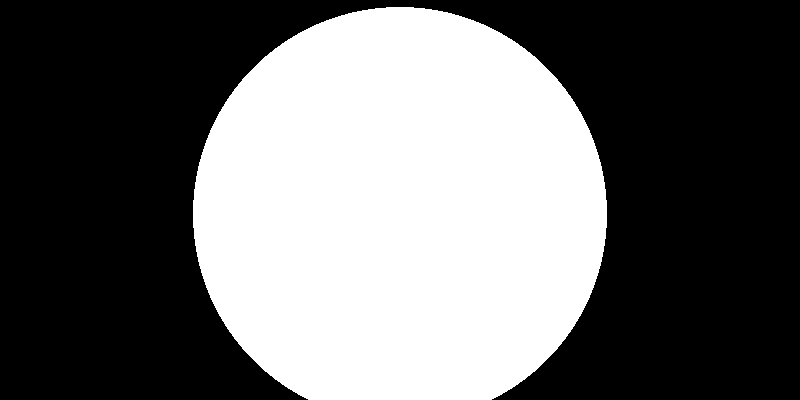
#> input picture PigeonOS_0.11_Development/Pigeon/pigeonAssets/nowPlayingCircle.png, 800 x 400 px
$ python -i status_bar.py   (imports and definitions only)
#> lines starting #> are read from the running program, lines starting #| are printed output that depends on the picture; after the words box and inside, x2 and y2 are one past the last pixel; in counts of white or black regions, pixels touching at a corner belong together
"""Composite status bar: one continuous black pill, bar-shaped hole, then labels, then the bar (on top).

The black strip is a **single** unbroken capsule (e.g. cols 3–17). A hole matching the progress
bar’s pill mask (same geometry as :func:`pill_alpha_mask`) is punched through it so the backdrop
shows there; the semi-transparent bar draws on top in the same footprint.

The bar track is ~60% gray. Progress fill uses the settings UI color (color page);
backdrop sampling remains available as a fallback accent for other chrome.
"""

from __future__ import annotations

from dataclasses import dataclass
from pathlib import Path
import time

import cv2
import numpy as np
from PIL import Image, ImageDraw, ImageFont

from pigeon.compositing import alpha_blend_bgra_over_bgr
from pigeon.design import DESIGN_H, DESIGN_W, GRID_COLS, GRID_ROWS
from pigeon.grid_overlay import overlay_grid_metrics
from pigeon.font_paths import resolve_digital7_font, resolve_ui_font_bold
from pigeon.image_ui_protocol import load_image_bgra
from pigeon.ui_pill import pill_alpha_mask

# ~60% luminance neutral (BGR).
_TRACK_GRAY_BGR = (153, 153, 153)

# Fallback accent when no backdrop (vivid orange, BGR).
_ACCENT_FALLBACK_BGR = (40, 140, 255)

# Progress track + fill alpha inside the pill mask (backdrop shows through; black strip does not).
_PROGRESS_BAR_OPACITY = 0.8

# 1-based overlay-grid column for the visible center of ``pigeonNowPlaying_Bar`` (debug grid).
_NOW_PLAYING_BAR_OVERLAY_CENTER_COL = 10.0

# Elapsed / remaining chrome (``pigeonNowPlayingTC_*``) — container + numerals share this alpha.
_NOW_PLAYING_TC_OPACITY = 0.7
# Digital-7 cap height passed to ``_font_for_pixel_height`` (legacy 24px, 10% smaller).
_NOW_PLAYING_TC_FONT_TARGET_PX = int(round(24 * 0.9))

# Elapsed pill fades before its opaque bounds would overlap the remaining pill (design px).
_ELAPSED_NEAR_REMAINING_GAP_PX = 18
_ELAPSED_CLEAR_REMAINING_GAP_PX = 30
_ELAPSED_FADE_DURATION_S = 1.25


# [76 lines left out: functions _visible_alpha_x_lr, _visible_alpha_ltrb, _layout_now_playing_bar_patch_xywh, design_now_playing_bar_rect, design_now_playing_bar_opaque_rect, not called in this run]


@dataclass(frozen=True)
class DesignPatch:
    x: int
    y: int
    w: int
    h: int
    bgra: np.ndarray
    # "default" | "wordmark" | "streaming_badge" | "receiver_audio" (playback overlay).
    layer: str = "default"


# [77 lines left out: functions sample_accent_bgr_from_backdrop, _punch_bar_shaped_hole_in_strip_bgra, _boost_accent_bgr, not called in this run]


class StatusBarWidget:
    """Asset-driven nowPlaying bar: elapsed tracks the bar fill boundary; remaining is flush-right."""

    # [76 lines left out: functions __init__, accent_bgr, _progress_fill_bgr, not called in this run]

    def clear_cache(self) -> None:
        self._cached_blits = None
        self._cached_sig = None

    # [17 lines left out: functions set_now_playing_chrome_visible, set_trt_substantive, not called in this run]

    @property
    def now_playing_chrome_visible(self) -> bool:
        return self._now_playing_chrome_visible

    @property
    def theater_dim_suppressed(self) -> bool:
        return self._theater_dim_suppressed

    # [62 lines left out: functions set_theater_dim_suppressed, set_accent_from_backdrop_bgr, set_timecodes, set_now_playing_display, _load_asset, not called in this run]

    def _anchor_bar_bottom_overlay_col_center(self, patch: np.ndarray) -> tuple[int, int, int, int]:
        """Bottom-anchored bar; **visible** center on the overlay debug grid column (1-based)."""
        return _layout_now_playing_bar_patch_xywh(patch)

    # [228 lines left out: functions _anchor_tc_patch_bottom_right_flush, _font_for_pixel_height, _text_patch, _elapsed_alpha, _update_elapsed_fade_for_remaining_gap, design_blits and 1 more, not called in this run]

>>> import cv2
>>> picture = cv2.imread('../../../pigeonAssets/nowPlayingCircle.png')
#> picture is the input picture: shape (400, 800, 3); 41.3% white; 1 white region, box (x1, y1, x2, y2) and area: (193, 7, 607, 400) 132132
>>> result = sample_accent_bgr_from_backdrop(picture)
#> in sample_accent_bgr_from_backdrop, `crop = bgr[ym:y1, xm:x1]`:
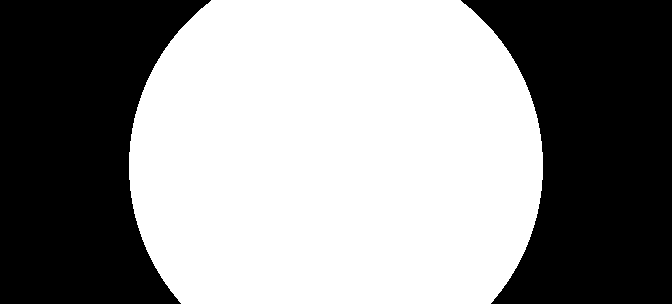
#> crop: shape (304, 672, 3); 55.3% white; 2 black regions, box (x1, y1, x2, y2) and area: (0, 0, 211, 304) 45636, (461, 0, 672, 304) 45636
#> in sample_accent_bgr_from_backdrop, `small = cv2.resize(crop, (72, 40), interpolation=cv2.INTER_AREA)`:
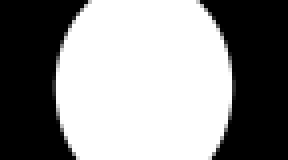
#> small: shape (40, 72, 3) (shown 4 times larger); min 0, max 255, mean 141.1
#> in sample_accent_bgr_from_backdrop, `hsv = cv2.cvtColor(small, cv2.COLOR_BGR2HSV)`: hsv: shape (40, 72, 3); mean H, S, V 0, 0, 141.1
#> in sample_accent_bgr_from_backdrop, `_, s, v = cv2.split(hsv)`: s: shape (40, 72); every value is 0
#> in sample_accent_bgr_from_backdrop, `s_f = s.astype(np.float32)`: s_f: shape (40, 72) float32; every value is 0
#> in sample_accent_bgr_from_backdrop, `flat = scores.ravel()`: flat = 2880 values from 0 to 0
#> in sample_accent_bgr_from_backdrop, `idx = np.argpartition(flat, -k)[-k:]`: idx = 144 values, max 2879 at index 143, min 901 at index 55, mean 996.5
#> in sample_accent_bgr_from_backdrop, `ys, xs = np.unravel_index(idx, scores.shape)`: ys = 144 values, max 39 at index 143, min 12 at index 55, mean 13.26; xs = 144 values, max 71 at index 0, min 0 at index 2, mean 41.51
#> in sample_accent_bgr_from_backdrop, `b_acc = int(np.median(small[ys, xs, 0]))`: b_acc = 255
#> in _boost_accent_bgr, `px = np.uint8([[[b, g, r]]])`: px = [[255, 255, 255]]
#> in _boost_accent_bgr, `hsv = cv2.cvtColor(px, cv2.COLOR_BGR2HSV)`: hsv = [[0, 0, 255]]
#> in _boost_accent_bgr, `h = int(hsv[0, 0, 0])`: h = 0
#> in _boost_accent_bgr, `s = min(255, int(hsv[0, 0, 1]) + 55)`: s = 55
#> in _boost_accent_bgr, `v = min(255, int(hsv[0, 0, 2]) + 45)`: v = 255
#> in _boost_accent_bgr, `out = cv2.cvtColor(hsv, cv2.COLOR_HSV2BGR)[0, 0]`: out = [200, 200, 255]
#> result = (200, 200, 255)
